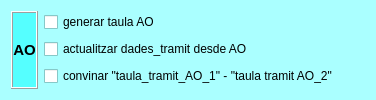
    <widget class="QFrame" name="frame_AO">
     <property name="palette">
      <palette>
       <active>
        <colorrole role="Light">
         <brush brushstyle="SolidPattern">
          <color alpha="255">
           <red>255</red>
           <green>255</green>
           <blue>255</blue>
          </color>
         </brush>
        </colorrole>
        <colorrole role="Base">
         <brush brushstyle="SolidPattern">
          <color alpha="255">
           <red>255</red>
           <green>255</green>
           <blue>255</blue>
          </color>
         </brush>
        </colorrole>
        <colorrole role="Window">
         <brush brushstyle="SolidPattern">
          <color alpha="255">
           <red>170</red>
           <green>255</green>
           <blue>255</blue>
          </color>
         </brush>
        </colorrole>
        <colorrole role="Shadow">
         <brush brushstyle="SolidPattern">
          <color alpha="255">
           <red>255</red>
           <green>255</green>
           <blue>255</blue>
          </color>
         </brush>
        </colorrole>
        <colorrole role="AlternateBase">
         <brush brushstyle="SolidPattern">
          <color alpha="255">
           <red>255</red>
           <green>255</green>
           <blue>255</blue>
          </color>
         </brush>
        </colorrole>
       </active>
       <inactive>
        <colorrole role="Light">
         <brush brushstyle="SolidPattern">
          <color alpha="255">
           <red>255</red>
           <green>255</green>
           <blue>255</blue>
          </color>
         </brush>
        </colorrole>
        <colorrole role="Base">
         <brush brushstyle="SolidPattern">
          <color alpha="255">
           <red>255</red>
           <green>255</green>
           <blue>255</blue>
          </color>
         </brush>
        </colorrole>
        <colorrole role="Window">
         <brush brushstyle="SolidPattern">
          <color alpha="255">
           <red>170</red>
           <green>255</green>
           <blue>255</blue>
          </color>
         </brush>
        </colorrole>
        <colorrole role="Shadow">
         <brush brushstyle="SolidPattern">
          <color alpha="255">
           <red>255</red>
           <green>255</green>
           <blue>255</blue>
          </color>
         </brush>
        </colorrole>
        <colorrole role="AlternateBase">
         <brush brushstyle="SolidPattern">
          <color alpha="255">
           <red>255</red>
           <green>255</green>
           <blue>255</blue>
          </color>
         </brush>
        </colorrole>
       </inactive>
       <disabled>
        <colorrole role="Light">
         <brush brushstyle="SolidPattern">
          <color alpha="255">
           <red>255</red>
           <green>255</green>
           <blue>255</blue>
          </color>
         </brush>
        </colorrole>
        <colorrole role="Base">
         <brush brushstyle="SolidPattern">
          <color alpha="255">
           <red>170</red>
           <green>255</green>
           <blue>255</blue>
          </color>
         </brush>
        </colorrole>
        <colorrole role="Window">
         <brush brushstyle="SolidPattern">
          <color alpha="255">
           <red>170</red>
           <green>255</green>
           <blue>255</blue>
          </color>
         </brush>
        </colorrole>
        <colorrole role="Shadow">
         <brush brushstyle="SolidPattern">
          <color alpha="255">
           <red>255</red>
           <green>255</green>
           <blue>255</blue>
          </color>
         </brush>
        </colorrole>
        <colorrole role="AlternateBase">
         <brush brushstyle="SolidPattern">
          <color alpha="255">
           <red>255</red>
           <green>255</green>
           <blue>255</blue>
          </color>
         </brush>
        </colorrole>
       </disabled>
      </palette>
     </property>
     <property name="autoFillBackground">
      <bool>true</bool>
     </property>
     <property name="frameShape">
      <enum>QFrame::NoFrame</enum>
     </property>
     <property name="frameShadow">
      <enum>QFrame::Plain</enum>
     </property>
     <property name="lineWidth">
      <number>1</number>
     </property>
     <layout class="QHBoxLayout" name="horizontalLayout_7">
      <item>
       <widget class="QLabel" name="label_3">
        <property name="palette">
         <palette>
          <active>
           <colorrole role="Base">
            <brush brushstyle="SolidPattern">
             <color alpha="255">
              <red>255</red>
              <green>255</green>
              <blue>255</blue>
             </color>
            </brush>
           </colorrole>
           <colorrole role="Window">
            <brush brushstyle="SolidPattern">
             <color alpha="255">
              <red>85</red>
              <green>255</green>
              <blue>255</blue>
             </color>
            </brush>
           </colorrole>
          </active>
          <inactive>
           <colorrole role="Base">
            <brush brushstyle="SolidPattern">
             <color alpha="255">
              <red>255</red>
              <green>255</green>
              <blue>255</blue>
             </color>
            </brush>
           </colorrole>
           <colorrole role="Window">
            <brush brushstyle="SolidPattern">
             <color alpha="255">
              <red>85</red>
              <green>255</green>
              <blue>255</blue>
             </color>
            </brush>
           </colorrole>
          </inactive>
          <disabled>
           <colorrole role="Base">
            <brush brushstyle="SolidPattern">
             <color alpha="255">
              <red>85</red>
              <green>255</green>
              <blue>255</blue>
             </color>
            </brush>
           </colorrole>
           <colorrole role="Window">
            <brush brushstyle="SolidPattern">
             <color alpha="255">
              <red>85</red>
              <green>255</green>
              <blue>255</blue>
             </color>
            </brush>
           </colorrole>
          </disabled>
         </palette>
        </property>
        <property name="font">
         <font>
          <pointsize>11</pointsize>
          <weight>75</weight>
          <bold>true</bold>
         </font>
        </property>
        <property name="autoFillBackground">
         <bool>true</bool>
        </property>
        <property name="frameShape">
         <enum>QFrame::Box</enum>
        </property>
        <property name="frameShadow">
         <enum>QFrame::Raised</enum>
        </property>
        <property name="lineWidth">
         <number>1</number>
        </property>
        <property name="text">
         <string>AO</string>
        </property>
        <property name="scaledContents">
         <bool>false</bool>
        </property>
        <property name="alignment">
         <set>Qt::AlignCenter</set>
        </property>
       </widget>
      </item>
      <item>
       <layout class="QVBoxLayout" name="verticalLayout_2">
        <item>
         <widget class="QCheckBox" name="checkBox_ao">
          <property name="text">
           <string>generar taula AO</string>
          </property>
         </widget>
        </item>
        <item>
         <widget class="QCheckBox" name="checkBox_act_desde_ao">
          <property name="text">
           <string>actualitzar dades_tramit desde AO</string>
          </property>
         </widget>
        </item>
        <item>
         <widget class="QCheckBox" name="checkBox_ao1_2">
          <property name="text">
           <string>convinar &quot;taula_tramit_AO_1&quot; - &quot;taula tramit AO_2&quot;        </string>
          </property>
         </widget>
        </item>
       </layout>
      </item>
     </layout>
    </widget>
